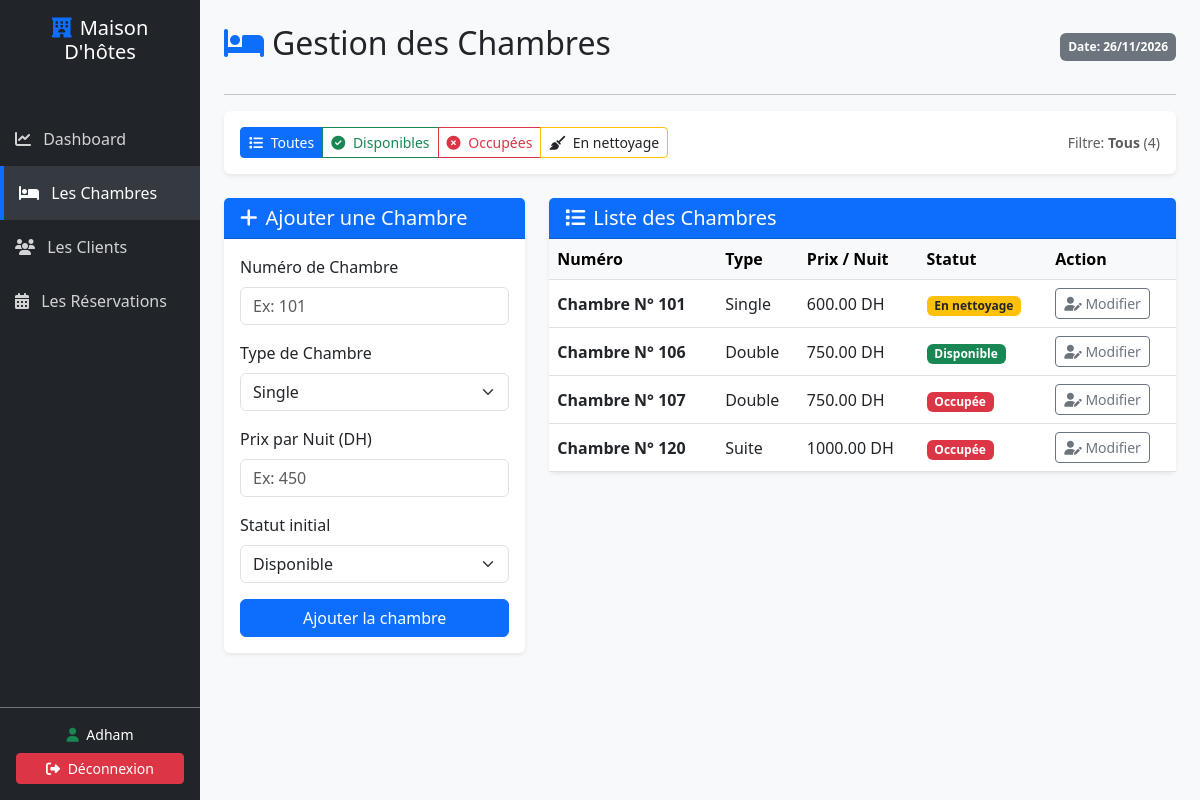
The page /pages/chambres.php (signed in) on the database its author committed.
### tables this page shows
CREATE TABLE `chambres` (
  `id_chambre` int(11) NOT NULL,
  `numero_chambre` varchar(10) NOT NULL,
  `type_chambre` varchar(50) NOT NULL,
  `prix_nuit` decimal(10,2) NOT NULL,
  `statut` varchar(20) DEFAULT 'Disponible'
);

### Chambre.php (called while the page is built, shortened)
<?php
class Chambre {
    private $conn;
    private $table_name = "chambres";
    public function __construct($db) {
        $this->conn = $db;
    }
    public function readAll() {
        $query = "SELECT * FROM " . $this->table_name . " ORDER BY numero_chambre ASC";
        $stmt = $this->conn->prepare($query);
        $stmt->execute();
        return $stmt;
    }
}

### pages/chambres.php (the view, shortened to what this page needs)
<?php
require_once '../Chambre.php';
$database = new Database();
$db = $database->getConnection();
$chambreObj = new Chambre($db);
$filter = isset($_GET['statut']) ? $_GET['statut'] : 'Tous';
if ($filter == 'Disponible') {
    $query = "SELECT * FROM chambres WHERE statut = 'Disponible' ORDER BY numero_chambre ASC";
    $stmt = $db->prepare($query);
    $stmt->execute();
} elseif ($filter == 'Occupée') {
    $query = "SELECT * FROM chambres WHERE statut = 'Occupée' ORDER BY numero_chambre ASC";
    $stmt = $db->prepare($query);
    $stmt->execute();
} elseif ($filter == 'Nettoyage') {
    $query = "SELECT * FROM chambres WHERE statut = 'En nettoyage' ORDER BY numero_chambre ASC";
    $stmt = $db->prepare($query);
    $stmt->execute();
} else {
    $stmt = $chambreObj->readAll();
}
$total_chambres = $stmt->rowCount();
?>
<!DOCTYPE html>
<html lang="fr">
<head>
    <link href="https://cdn.jsdelivr.net/npm/bootstrap@5.3.0/dist/css/bootstrap.min.css" rel="stylesheet">
    <link href="https://cdnjs.cloudflare.com/ajax/libs/font-awesome/6.4.0/css/all.min.css" rel="stylesheet">
</head>
<body>
<div class="container-fluid">
    <div class="row">
        <div class="col-md-3 col-lg-2 sidebar p-0 d-flex flex-column">
            <div class="p-3 text-center bg-dark">
                <h5><i class="fa-solid fa-hotel me-2 text-primary"></i>Maison D'hôtes</h5>
                <small class="text-muted">Espace Admin</small>
            </div>
            <div class="flex-grow-1">
                <a href="../index.php"><i class="fa-solid fa-chart-line me-2"></i> Dashboard</a>
                <a href="chambres.php" class="active"><i class="fa-solid fa-bed me-2"></i> Les Chambres</a>
                <a href="clients.php"><i class="fa-solid fa-users me-2"></i> Les Clients</a>
                <a href="reservations.php"><i class="fa-solid fa-calendar-days me-2"></i> Les Réservations</a>
            </div>
            <div class="p-3 border-top border-secondary text-center">
                <small class="d-block mb-2"><i class="fa-solid fa-user me-1 text-success"></i> <?php echo $_SESSION['nom']; ?></small>
                <a href="../logout.php" class="btn btn-sm btn-danger w-100 py-1 text-white"><i class="fa-solid fa-right-from-bracket me-1"></i> Déconnexion</a>
            </div>
        </div>
        <div class="col-md-9 col-lg-10 p-4">
            <div class="d-flex justify-content-between align-items-center mb-4">
                <h2><i class="fa-solid fa-bed me-2 text-primary"></i>Gestion des Chambres</h2>
                <span class="badge bg-secondary p-2">Date: <?php echo date('d/m/2026'); ?></span>
            </div>
            <hr>
            <div class="d-flex justify-content-between align-items-center my-3 bg-white p-3 rounded shadow-sm">
                <div class="btn-group" role="group">
                    <a href="chambres.php?statut=Tous" class="btn btn-sm <?php echo $filter == 'Tous' ? 'btn-primary' : 'btn-outline-primary'; ?>">
                        <i class="fa-solid fa-list me-1"></i> Toutes
                    </a>
                    <a href="chambres.php?statut=Disponible" class="btn btn-sm <?php echo $filter == 'Disponible' ? 'btn-success' : 'btn-outline-success'; ?>">
                        <i class="fa-solid fa-circle-check me-1"></i> Disponibles
                    </a>
                    <a href="chambres.php?statut=Occupée" class="btn btn-sm <?php echo $filter == 'Occupée' ? 'btn-danger' : 'btn-outline-danger'; ?>">
                        <i class="fa-solid fa-circle-xmark me-1"></i> Occupées
                    </a>
                    <a href="chambres.php?statut=Nettoyage" class="btn btn-sm <?php echo $filter == 'Nettoyage' ? 'btn-warning text-dark' : 'btn-outline-warning text-dark'; ?>">
                        <i class="fa-solid fa-broom me-1"></i> En nettoyage
                    </a>
                </div>
                <span class="text-muted small">Filtre: <strong><?php echo $filter; ?></strong> (<?php echo $total_chambres; ?>)</span>
            </div>
            <div class="row mt-4">
                <div class="col-lg-4 mb-4">
                    <div class="card shadow-sm border-0">
                        <div class="card-header bg-primary text-white">
                            <h5 class="mb-0"><i class="fa-solid fa-plus me-2"></i>Ajouter une Chambre</h5>
                        </div>
                        <div class="card-body">
                            <form method="POST" action="">
                                <div class="mb-3">
                                    <label class="form-label">Numéro de Chambre</label>
                                    <input type="text" name="numero_chambre" class="form-control" required placeholder="Ex: 101">
                                </div>
                                <div class="mb-3">
                                    <label class="form-label">Type de Chambre</label>
                                    <select name="type_chambre" class="form-select" required>
                                        <option value="Single">Single</option>
                                    </select>
                                </div>
                                <div class="mb-3">
                                    <label class="form-label">Prix par Nuit (DH)</label>
                                    <input type="number" step="0.01" name="prix_nuit" class="form-control" required placeholder="Ex: 450">
                                </div>
                                <div class="mb-3">
                                    <label class="form-label">Statut initial</label>
                                    <select name="statut" class="form-select">
                                        <option value="Disponible">Disponible</option>
                                    </select>
                                </div>
                                <button type="submit" name="ajouter_chambre" class="btn btn-primary w-100">Ajouter la chambre</button>
                            </form>
                        </div>
                    </div>
                </div>
                <div class="col-lg-8">
                    <div class="card shadow-sm border-0">
                        <div class="card-header bg-primary text-white">
                            <h5 class="mb-0"><i class="fa-solid fa-list me-2"></i>Liste des Chambres</h5>
                        </div>
                        <div class="card-body p-0">
                            <div class="table-responsive">
                                <table class="table table-hover mb-0 align-middle">
                                    <thead class="table-light">
                                        <tr>
                                            <th>Numéro</th>
                                            <th>Type</th>
                                            <th>Prix / Nuit</th>
                                            <th>Statut</th>
                                            <th>Action</th>
                                        </tr>
                                    </thead>
                                    <tbody>
                                        <?php if($total_chambres > 0): ?>
                                            <?php while ($row = $stmt->fetch(PDO::FETCH_ASSOC)): ?>
                                                <tr>
                                                    <td><strong>Chambre N° <?php echo $row['numero_chambre']; ?></strong></td>
                                                    <td><?php echo $row['type_chambre']; ?></td>
                                                    <td><?php echo $row['prix_nuit']; ?> DH</td>
                                                    <td>
                                                        <?php
                                                        $badge = "bg-success";
                                                        if($row['statut'] == "Occupée") $badge = "bg-danger";
                                                        if($row['statut'] == "En nettoyage") $badge = "bg-warning text-dark";
                                                        ?>
                                                        <span class="badge <?php echo $badge; ?>"><?php echo $row['statut']; ?></span>
                                                    </td>
                                                    <td>
                                                        <button class="btn btn-sm btn-outline-secondary"
                                                                data-bs-toggle="modal"
                                                                data-bs-target="#editModal<?php echo $row['id_chambre']; ?>">
                                                            <i class="fa-solid fa-user-pen"></i> Modifier
                                                        </button>
                                                    </td>
                                                </tr>
                                            <?php endwhile; ?>
                                        <?php else: ?>
                                            <tr>
                                                <td colspan="6" class="text-center p-4 text-muted">Aucune chambre trouvée.</td>
                                            </tr>
                                        <?php endif; ?>
                                    </tbody>
                                </table>
                            </div>
                        </div>
                    </div>
                </div>
            </div>
        </div>
    </div>
</div>
</body>
</html>

### pages/chambres.php (style rules this page uses)
body { background-color: #f8f9fa; }
.sidebar { min-height: 100vh; background-color: #212529; color: white; }
.sidebar a { color: rgba(255,255,255,0.8); text-decoration: none; display: block; padding: 15px; }
.sidebar a.active { background-color: #343a40; color: white; border-left: 4px solid #0d6efd; }

### rows shown on the page
chambres: numero_chambre "101", type_chambre "Single", prix_nuit "600.00", statut "En nettoyage"
chambres: numero_chambre "106", type_chambre "Double", prix_nuit "750.00", statut "Disponible"
chambres: numero_chambre "107", type_chambre "Double", prix_nuit "750.00", statut "Occupée"
chambres: numero_chambre "120", type_chambre "Suite", prix_nuit "1000.00", statut "Occupée"

### other values the page prints
$_SESSION['nom'] "Adham"
$filter "Tous"
$total_chambres "4"
